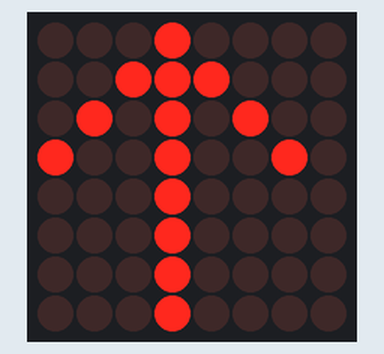
Simulated run of this program. Board: Raspberry Pi Pico running MicroPython. On the bench: 8×8 LED matrix. Library files of the repository ran but are not shown: max7219.py.

Above: at 0.1 s.
At 1.1 s:
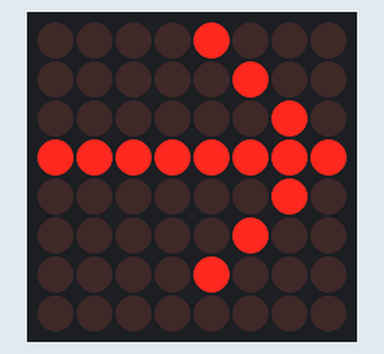
At 2.1 s:
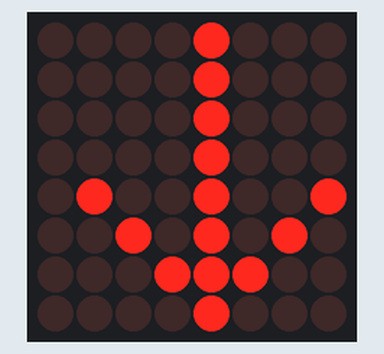
At 3.1 s:
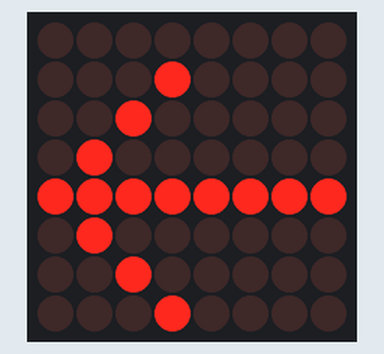

Measured:
- by itself, everything shown: repeats every 4.0 s, in 4 steps
- what the display in image 1 shows lasts 1.0 s, from 1.0 s to 2.0 s

The program:

main.py
```python
# demo_matrix - demo code for LED matrix with MAX7219
"""
Demo code voor het testen van je LED matrix met de Pico W

Aansluiting is als volgt [LED Matrix naar Pico]:

 * VCC  pin naar VBUS (5V)
 * GND  pin naar GND
 * DIN  pin naar GPIO3
 * CS   pin naar GPIO5
 * CLK  pin naar GPIO2
"""
# Import MicroPython libraries
from machine import Pin, SPI
from time import sleep_ms

# Import de max7219 library - deze moet dus al op je pico staan. Is te vinden in de 'driver' map.
import max7219

# Intialiseer SPI protocol
spi = SPI(0, baudrate=10000000, polarity=1, phase=0, sck=Pin(2), mosi=Pin(3))
ss = Pin(5, Pin.OUT)

# Instantieer matrix8x8 object. Met de laatste parameter geef je aan hoeveel matrices je hebt aangesloten.
display = max7219.Matrix8x8(spi, ss, 1)
display.brightness(10)  # Tussen 0 en 15
display.set_rotation(
    270
)  # Zet de rotatie op 270 graden, dan is pixel (0,0) links bovenin.

# Clear the display.
display.fill(0)
display.show()
while True:

    # Sleep for one second


    # Create pattern
    arrow = [
        [0, 0, 0, 1, 0, 0, 0, 0],
        [0, 0, 1, 1, 1, 0, 0, 0],
        [0, 1, 0, 1, 0, 1, 0, 0],
        [1, 0, 0, 1, 0, 0, 1, 0],
        [0, 0, 0, 1, 0, 0, 0, 0],
        [0, 0, 0, 1, 0, 0, 0, 0],
        [0, 0, 0, 1, 0, 0, 0, 0],
        [0, 0, 0, 1, 0, 0, 0, 0],
    ]

    # Show in different rotations
    for rotation in [0, 90, 180, 270]:
        display.set_rotation(rotation)
        display.write_matrix(arrow)
        display.show()
        sleep_ms(1000)

# TODO:
#  - while-loop to repeat the animation
#  - lower brightness after first run
```
